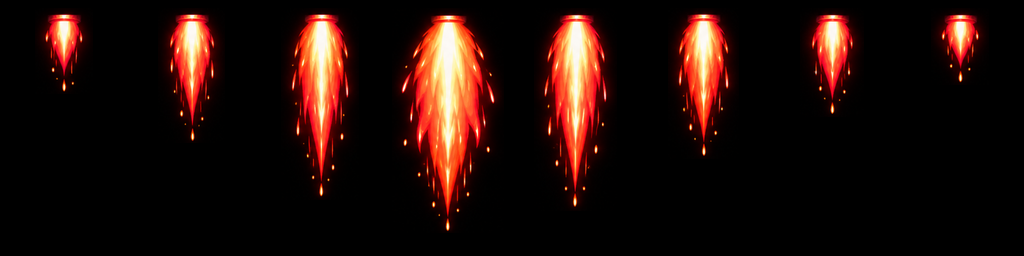
#> input picture assets/effects/enemy-engine-strip-v1.png, 1024 x 256 px
$ python normalize-generated-cutout.py ../assets/effects/enemy-engine-strip-v1.png out.png --height 100 --bottom 5
#> lines starting #> are read from the running program, lines starting #| are printed output that depends on the picture; after the words box and inside, x2 and y2 are one past the last pixel; in counts of white or black regions, pixels touching at a corner belong together
from __future__ import annotations

import argparse
from pathlib import Path

import numpy as np
from PIL import Image
from scipy import ndimage


def isolate_subject(image: Image.Image) -> Image.Image:
    if image.mode == "RGBA" and image.getchannel("A").getextrema()[0] < 255:
        return image.copy()
    rgb = np.asarray(image.convert("RGB"), dtype=np.int16)
    maximum = rgb.max(axis=2)
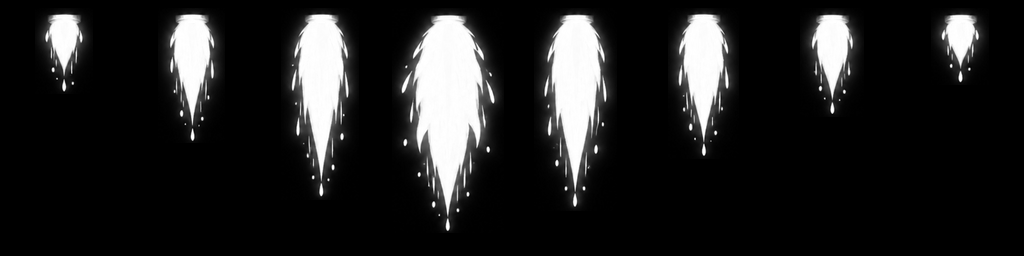
#> maximum: shape (256, 1024) int16; min 0, max 255, mean 33.9
    minimum = rgb.min(axis=2)
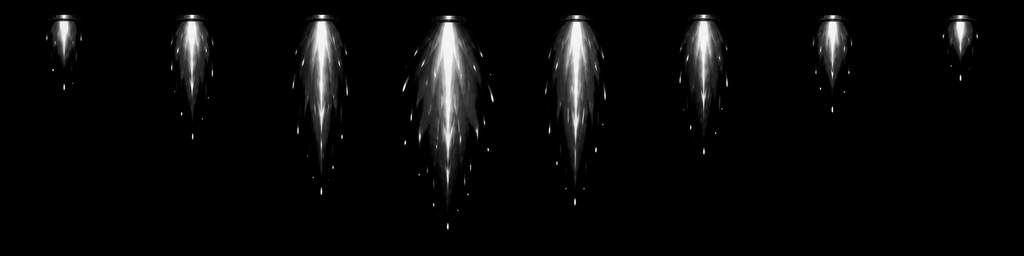
#> minimum: shape (256, 1024) int16; min 0, max 255, mean 9
    luminance = rgb.mean(axis=2)
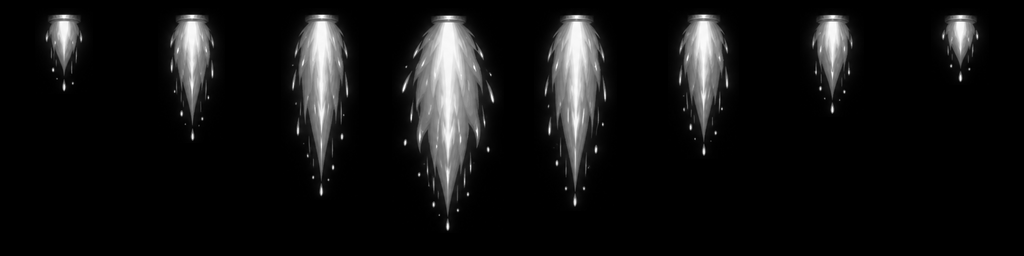
#> luminance: shape (256, 1024) float64; min 0, max 255, mean 19
    # Image generation occasionally bakes a neutral checkerboard into an RGB
    # result. Authored armor, foliage, emissives and the dark outline are much
    # more chromatic or darker than that connected backdrop.
    candidate = ((maximum - minimum) >= 15) | (luminance <= 58)
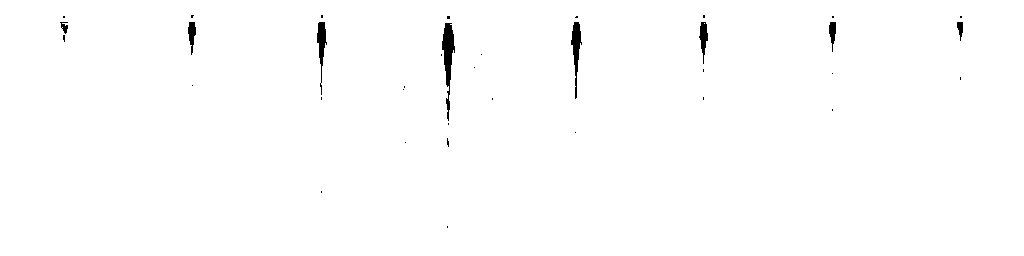
#> candidate: shape (256, 1024) bool; 99.3% white; 36 black regions (28 under 20 px), largest, box (x1, y1, x2, y2) and area: (442, 23, 455, 121) 579, (571, 22, 582, 99) 370, (317, 22, 327, 95) 305
    candidate = ndimage.binary_closing(candidate, iterations=2)
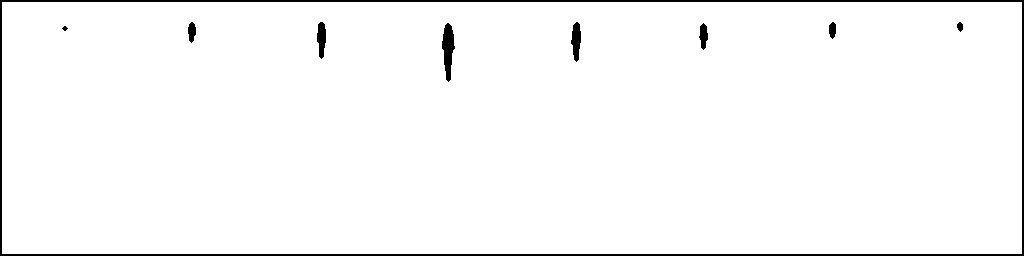
#> candidate: shape (256, 1024) bool; 97.5% white; 9 black regions (1 under 20 px), largest, box (x1, y1, x2, y2) and area: (0, 0, 1024, 256) 5104, (442, 23, 455, 82) 473, (571, 22, 581, 62) 275
    labels, count = ndimage.label(candidate)
#> count = 1
    if count == 0:
        raise ValueError("No foreground subject found")
    height, width = candidate.shape
#> height = 256; width = 1024
    center = np.zeros_like(candidate)
    center[height // 5:height * 4 // 5, width // 5:width * 4 // 5] = True
    best_label = max(
        range(1, count + 1),
        key=lambda label: np.count_nonzero(labels == label) if np.any((labels == label) & center) else 0,
    )
#> best_label = 1
    mask = labels == best_label
    mask = ndimage.binary_closing(mask, iterations=3)
#> mask: shape (256, 1024) bool; 96.7% white; 7 black regions, largest, box (x1, y1, x2, y2) and area: (0, 0, 1024, 256) 7644, (442, 23, 455, 68) 397, (571, 22, 581, 52) 216
    mask = ndimage.binary_fill_holes(mask)
#> mask: shape (256, 1024) bool; 97.1% white; 1 black region, box (x1, y1, x2, y2) and area: (0, 0, 1024, 256) 7644
    alpha = (mask * 255).astype(np.uint8)
    rgba = np.dstack((rgb.astype(np.uint8), alpha))
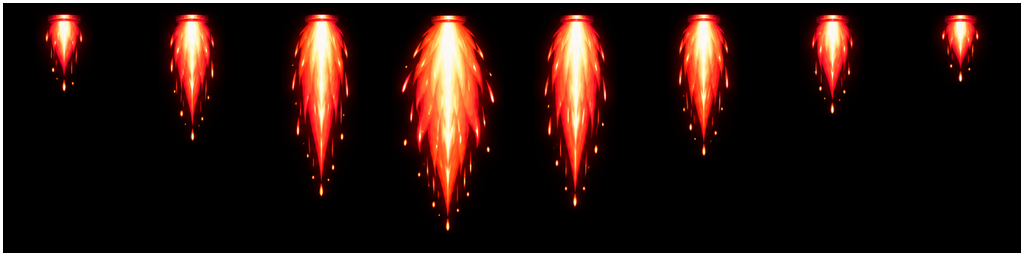
#> rgba: shape (256, 1024, 4); mean R, G, B, A 33.9, 13.8, 9.3, 247.6; transparent parts drawn white
    return Image.fromarray(rgba)


def normalize(source: Path, destination: Path, target_height: int, target_bottom: int) -> None:
    isolated = isolate_subject(Image.open(source))
    bbox = isolated.getchannel("A").point(lambda value: 255 if value > 16 else 0).getbbox()
#> bbox = (3, 3, 1021, 253)
    if not bbox:
        raise ValueError(f"No alpha bounds in {source}")
    subject = isolated.crop(bbox)
    scale = target_height / subject.height
#> scale = 0.4
    width = max(1, round(subject.width * scale))
#> width = 407
    subject = subject.resize((width, target_height), Image.Resampling.LANCZOS)
#> subject: PIL image 407x100 RGBA
    output = Image.new("RGBA", (384, 384), (0, 0, 0, 0))
#> output: PIL image 384x384 RGBA; every value is 0
    output.alpha_composite(subject, ((384 - width) // 2, target_bottom - target_height))
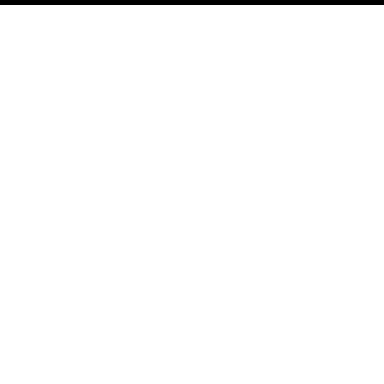
#> output: PIL image 384x384 RGBA; mean R, G, B, A 0, 0, 0, 3.3; transparent parts drawn white
    destination.parent.mkdir(parents=True, exist_ok=True)
    output.save(destination, optimize=True)


def main() -> None:
    parser = argparse.ArgumentParser(description="Extract an ImageGen cutout and normalize it for the unified fleet canvas.")
    parser.add_argument("source", type=Path)
    parser.add_argument("destination", type=Path)
    parser.add_argument("--height", type=int, required=True)
    parser.add_argument("--bottom", type=int, required=True)
    args = parser.parse_args()
    normalize(args.source, args.destination, args.height, args.bottom)


if __name__ == "__main__":
    main()
